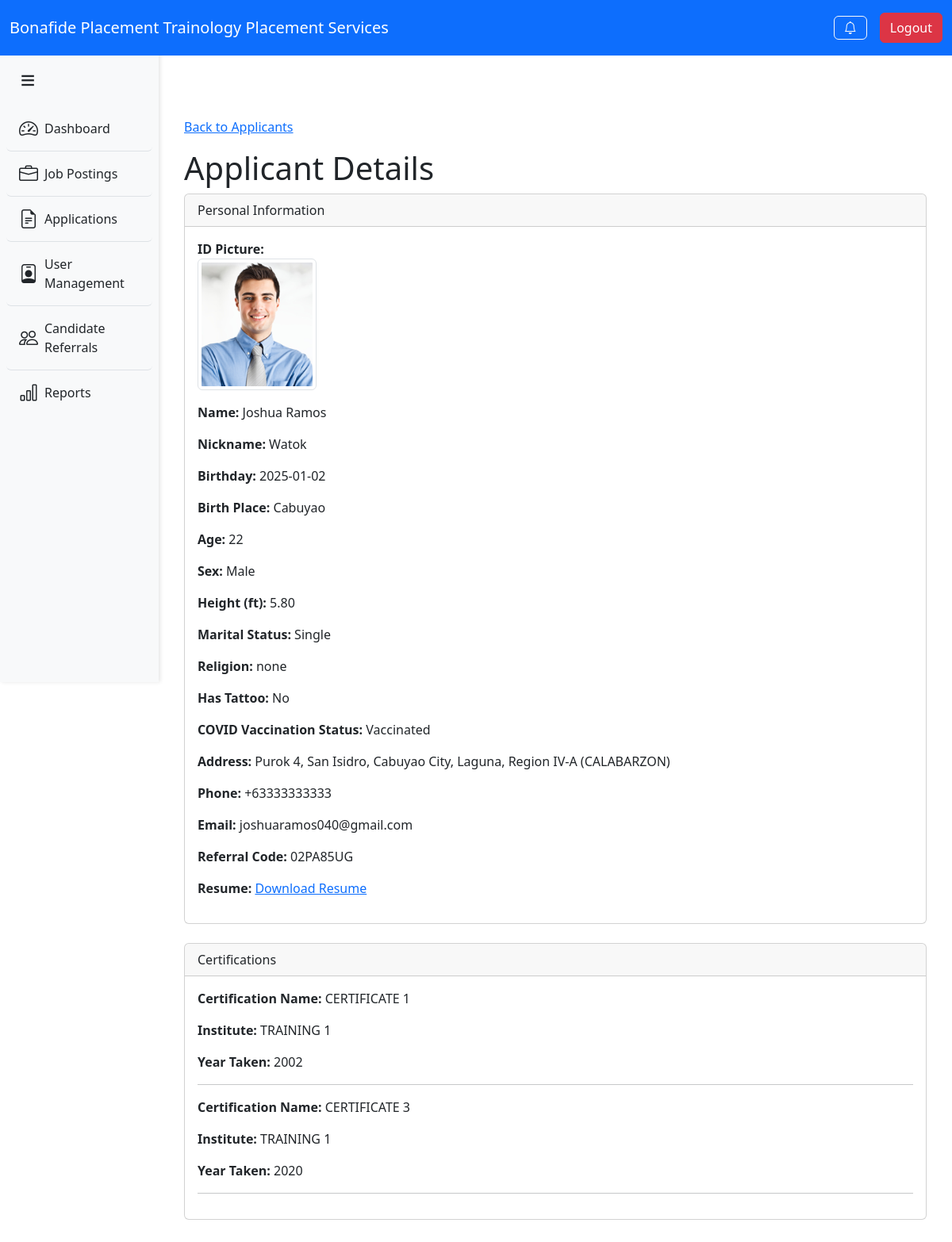
Screenshot of /recruiter/view_applicant_details.php?user_id=16 (signed in) with the database file from the repository.
### tables this page shows
CREATE TABLE `users` (
  `user_id` int(11) NOT NULL,
  `facebook_messenger_link` varchar(255) DEFAULT NULL,
  `email_address` varchar(255) DEFAULT NULL,
  `referral_code` varchar(255) NOT NULL,
  `cellphone_number` varchar(20) DEFAULT NULL,
  `first_name` varchar(100) DEFAULT NULL,
  `last_name` varchar(100) DEFAULT NULL,
  `middle_name` varchar(100) DEFAULT NULL,
  `nickname` varchar(100) DEFAULT NULL,
  `address` text DEFAULT NULL,
  `birthday` date DEFAULT NULL,
  `birth_place` varchar(255) DEFAULT NULL,
  `age` int(11) DEFAULT NULL,
  `sex` enum('Male','Female','Other') DEFAULT NULL,
  `height_ft` decimal(3,2) DEFAULT NULL,
  `marital_status` enum('Single','Married','Divorced','Widowed','Separated') DEFAULT NULL,
  `religion` varchar(100) DEFAULT NULL,
  `has_tattoo` tinyint(1) DEFAULT NULL,
  `covid_vaccination_status` enum('Vaccinated','Unvaccinated') DEFAULT NULL,
  `id_picture_reference` varchar(255) DEFAULT NULL
);

CREATE TABLE `user_certifications` (
  `certification_id` int(11) NOT NULL,
  `user_id` int(11) DEFAULT NULL,
  `certification_name` varchar(255) DEFAULT NULL,
  `certification_institute` varchar(255) DEFAULT NULL,
  `year_taken_certification` year(4) DEFAULT NULL
);

### recruiter/view_applicant_details.php (the view, shortened to what this page needs)
<?php
require 'sidebar.php';
require 'header.php';
$user_id = $_GET['user_id'] ?? null;
$userQuery = $pdo->prepare("
    SELECT * FROM users WHERE user_id = :user_id
");
$userQuery->execute(['user_id' => $user_id]);
$user = $userQuery->fetch(PDO::FETCH_ASSOC);
$certificationsQuery = $pdo->prepare("
    SELECT * FROM user_certifications WHERE user_id = :user_id
");
$certificationsQuery->execute(['user_id' => $user_id]);
$certifications = $certificationsQuery->fetchAll(PDO::FETCH_ASSOC);
$base_path = '../applicant/';
$resume_path = "#";
?>
<!DOCTYPE html>
<html lang="en">
<head>
    <link rel="stylesheet" href="https://cdn.jsdelivr.net/npm/bootstrap@5.3.2/dist/css/bootstrap.min.css">
</head>
<body>
<div id='content'>
<div class="container mt-5">
    <div class="mb-3">
        <a href="user_management.php">Back to Applicants</a>
    </div>
    <h1>Applicant Details</h1>
    <div class="card mb-4">
        <div class="card-header">Personal Information</div>
        <div class="card-body">
            <p><strong>ID Picture:<br></strong> <img src="<?= htmlspecialchars($base_path.$user['id_picture_reference']) ?>" alt="ID Picture" class="img-thumbnail" style="max-width: 150px;"></p>
            <p><strong>Name:</strong> <?= htmlspecialchars($user['first_name'] . ' ' . $user['last_name']) ?></p>
            <p><strong>Nickname:</strong> <?= htmlspecialchars($user['nickname']) ?></p>
            <p><strong>Birthday:</strong> <?= htmlspecialchars($user['birthday']) ?></p>
            <p><strong>Birth Place:</strong> <?= htmlspecialchars($user['birth_place']) ?></p>
            <p><strong>Age:</strong> <?= htmlspecialchars($user['age']) ?></p>
            <p><strong>Sex:</strong> <?= htmlspecialchars($user['sex']) ?></p>
            <p><strong>Height (ft):</strong> <?= htmlspecialchars($user['height_ft']) ?></p>
            <p><strong>Marital Status:</strong> <?= htmlspecialchars($user['marital_status']) ?></p>
            <p><strong>Religion:</strong> <?= htmlspecialchars($user['religion']) ?></p>
            <p><strong>Has Tattoo:</strong> <?= htmlspecialchars($user['has_tattoo'] ? 'Yes' : 'No') ?></p>
            <p><strong>COVID Vaccination Status:</strong> <?= htmlspecialchars($user['covid_vaccination_status']) ?></p>
            <p><strong>Address:</strong> <?= htmlspecialchars($user['address']) ?></p>
            <p><strong>Phone:</strong> <?= htmlspecialchars($user['cellphone_number']) ?></p>
            <p><strong>Email:</strong> <?= htmlspecialchars($user['email_address']) ?></p>
            <p><strong>Referral Code:</strong> <?= htmlspecialchars($user['referral_code']) ?></p>
            <p><strong>Resume:</strong>
                <a href="<?= $resume_path ?>" download>Download Resume</a>
            </p>
        </div>
    </div>
    <?php if ($certifications): ?>
        <div class="card mb-4">
            <div class="card-header">Certifications</div>
            <div class="card-body">
                <?php foreach ($certifications as $certification): ?>
                    <p><strong>Certification Name:</strong> <?= htmlspecialchars($certification['certification_name']) ?></p>
                    <p><strong>Institute:</strong> <?= htmlspecialchars($certification['certification_institute']) ?></p>
                    <p><strong>Year Taken:</strong> <?= htmlspecialchars($certification['year_taken_certification']) ?></p>
                    <hr>
                <?php endforeach; ?>
            </div>
        </div>
    <?php endif; ?>
</div>
</div>
</body>
</html>

### recruiter/sidebar.php (style rules this page uses)
body { margin: 0; padding: 0; }
#content { margin-left: 200px; padding: 20px; transition: margin-left 0.3s ease; }

### recruiter/header.php (style rules this page uses)
body { margin: 0; padding: 0; min-height: 100vh; padding-top: 60px; }
#content { margin-left: 200px; padding: 20px; transition: margin-left 0.3s ease; margin-top: 20px; padding-bottom: 60px; }

### rows the page displays
users: id_picture_reference (picture), first_name+last_name "Joshua Ramos", nickname "Watok", birthday "2025-01-02", birth_place "Cabuyao", age "22", sex "Male", height_ft "5.80", marital_status "Single", religion "none", has_tattoo "No", covid_vaccination_status "Vaccinated", address "Purok 4, San Isidro, Cabuyao City, Laguna, Region IV-A (CALABARZON)", cellphone_number "+63333333333", email_address "joshuaramos040@gmail.com", referral_code "02PA85UG"
user_certifications: certification_name "CERTIFICATE 1", certification_institute "TRAINING 1", year_taken_certification "2002"
user_certifications: certification_name "CERTIFICATE 3", certification_institute "TRAINING 1", year_taken_certification "2020"
